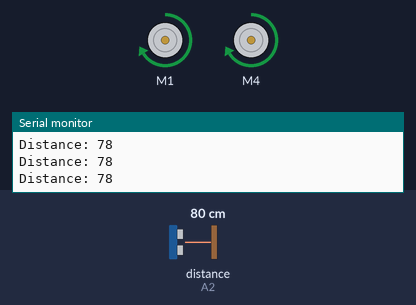
The sketch below on a simulated Arduino Uno, built with avr-gcc and run on an emulated ATmega328P. On the bench: 2 × DC motor (green arrow = forward, orange = backward, longer = faster), the last lines printed to the serial monitor. Wiring (inferred from the names in the program): ultrasonic range finder: trigger A0; echo A2. Inputs (shaded band) come from the test bench; at power-on: distance to the obstacle (sensor on A2) 80 cm. The echo pulse lasts 58.3 µs per cm.

Above: at 1.3 s.
1.4 s: distance to the obstacle (sensor on A2) set to 56 cm
2.9 s: distance to the obstacle (sensor on A2) set to 46 cm
At 3.4 s:
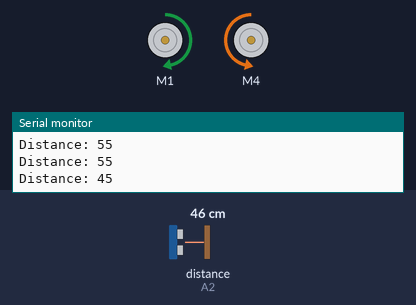
5.9 s: distance to the obstacle (sensor on A2) set to 60 cm
At 7.2 s:
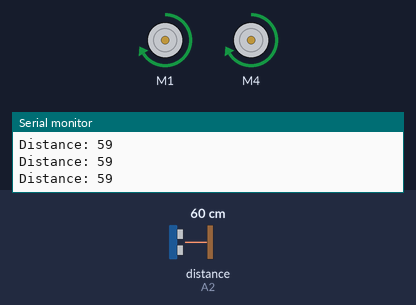
7.5 s: distance to the obstacle (sensor on A2) set to 47 cm
At 7.8 s:
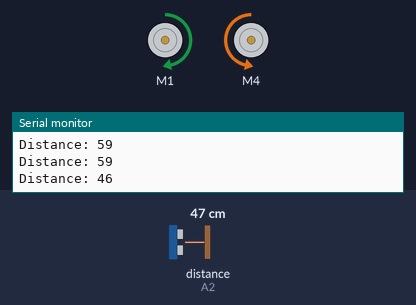
Timing chart, 0 to 10.5 s (numbered marks = the images above; inputs shaded):
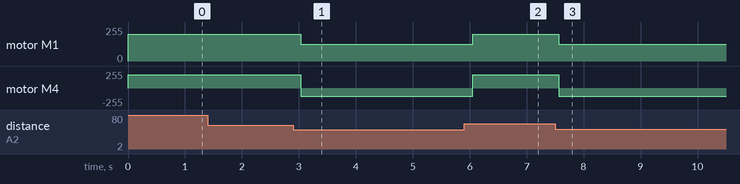

Measured:
- the behaviour switches between 52 and 51 cm on distance to the obstacle (sensor on A2) (found by bisection; images 0 and 1)
- after the input at 2.9 s, motor M1: forward 200/255 → forward 125/255 after 0.13 s; motor M4: forward 200/255 → backward 125/255 after 0.13 s
- after the input at 5.9 s, motor M1: forward 125/255 → forward 200/255 after 0.16 s; motor M4: backward 125/255 → forward 200/255 after 0.16 s
- after the input at 7.5 s, motor M1: forward 200/255 → forward 125/255 after 0.07 s; motor M4: forward 200/255 → backward 125/255 after 0.07 s

The sketch:

vol-e.ino
```cpp
 /* Motor configuration:
 *
 *    FRONT
 *
 * (1)      (2)
 *
 *     BACK
 *
 */

// Import libraries:
#include <AFMotor.h>

// Set motor speeds:
const int motor1DefaultSpeed = 200;
const int motor2DefaultSpeed = 200;
const int motor1TurnSpeed = 125;
const int motor2TurnSpeed = 125;

// Set minimum distance for robot to start turning:
const int minDistance = 50; //cm

// Set motor pins:
AF_DCMotor motor1(1);
AF_DCMotor motor2(4);

// Set distance sensor pins:
const int trigPin = A0;
const int echoPin = A2;

// Define variable types:
long duration;
int distance;

void setup() {

  // Initialize serial communication:
  Serial.begin(9600);

  // Set analog pin modes:
  pinMode(trigPin,OUTPUT);
  pinMode(echoPin,INPUT);

  // Set default motor speed:
  motor1.setSpeed(motor1DefaultSpeed);
  motor1.run(RELEASE);
  motor2.setSpeed(motor2DefaultSpeed);
  motor2.run(RELEASE);

}

void loop() {

  // Assign motor directions:
  motor1.run(FORWARD);
  motor2.run(FORWARD);

  // Clear the trigPin:
  digitalWrite(trigPin, LOW);
  delayMicroseconds(2);
  // Set the trigPin on HIGH state for 10 ms:
  digitalWrite(trigPin, HIGH);
  delayMicroseconds(10);
  digitalWrite(trigPin, LOW);
  // Read the echoPin and return the sound wave travel time in ms:
  duration = pulseIn(echoPin, HIGH);
  // Calculate the distance in cm:
  distance = duration * 0.034 / 2;
  // Print the distance:
  Serial.print("Distance: ");
  Serial.println(distance);

  // Move forward if no obstacle is present:
  if (distance > minDistance) {
    motor1.setSpeed(motor1DefaultSpeed);
    motor2.setSpeed(motor2DefaultSpeed);
  }

  // Turn right if obstacle is present
  else {
    // Motor 1 forward
    motor1.setSpeed(0);
    motor1.setSpeed(motor1TurnSpeed);
    // Motor 2 backward
    motor2.setSpeed(0);
    motor2.run(BACKWARD);
    motor2.setSpeed(motor2TurnSpeed);
  }

  // Wait 0.5 seconds
  delay(500);

}
```
